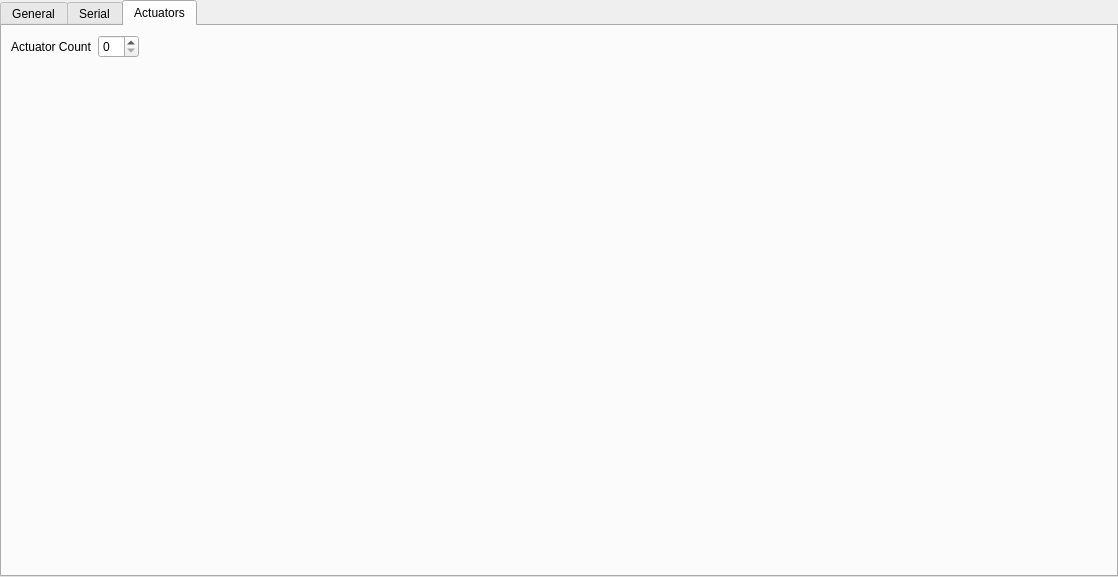
<?xml version="1.0" encoding="UTF-8"?>
<ui version="4.0">
 <class>ArduMYControllerWidget</class>
 <widget class="QWidget" name="ArduMYControllerWidget">
  <property name="geometry">
   <rect>
    <x>0</x>
    <y>0</y>
    <width>1118</width>
    <height>577</height>
   </rect>
  </property>
  <property name="windowTitle">
   <string>Form</string>
  </property>
  <widget class="QTabWidget" name="tabWidget">
   <property name="geometry">
    <rect>
     <x>0</x>
     <y>0</y>
     <width>1118</width>
     <height>577</height>
    </rect>
   </property>
   <property name="currentIndex">
    <number>2</number>
   </property>
   <widget class="QWidget" name="tabGeneral">
    <attribute name="title">
     <string>General</string>
    </attribute>
    <layout class="QGridLayout" name="gridLayout_3">
     <item row="0" column="0" colspan="5">
      <widget class="QLabel" name="label">
       <property name="text">
        <string>&lt;h1&gt;ArduMY™ Controller version 1.0&lt;/h1&gt;
&lt;p&gt;This is the native Arduino© based controller for OctoMY™&lt;/p&gt;
&lt;p&gt;You will find full documentation for it &lt;a href=&quot;http://www.octomy.org/documentation/development/architectual-overview/ardumy&quot; &gt;here&lt;/a&gt;&lt;/p&gt;
&lt;h2&gt;Quick guide&lt;/h2&gt;
&lt;ol&gt;
&lt;li&gt;Get a &lt;a href=&quot;http://www.octomy.org/documentation/development/architectual-overview/ardumy&quot; &gt;compatible&lt;/a&gt; Arduino© board.&lt;/li&gt;
&lt;li&gt;Go &lt;a href=&quot;http://www.octomy.org/documentation/development/architectual-overview/ardumy&quot; &gt;download&lt;/a&gt;, compile and upload latest version of ArduMY™ on your board .&lt;/li&gt;
&lt;li&gt;Connect your board to this Agent via USB/Serial cable or pair with Bluetooth.&lt;/li&gt;
&lt;li&gt;Go the Serial tab and configure serial parameters. NOTE: The green serial status light on general tab should light up when it is working.&lt;/li&gt;
&lt;li&gt;Go the Actuators tab and configure the actuatuators you will be using for your robot. Remember to give them meaningful names.&lt;/li&gt;
&lt;li&gt;You are now ready to start using this agent!&lt;/li&gt;
&lt;/ol&gt;</string>
       </property>
       <property name="openExternalLinks">
        <bool>true</bool>
       </property>
      </widget>
     </item>
     <item row="1" column="1">
      <widget class="LightWidget" name="widgetSerialStatus" native="true">
       <property name="sizePolicy">
        <sizepolicy hsizetype="Minimum" vsizetype="Minimum">
         <horstretch>0</horstretch>
         <verstretch>0</verstretch>
        </sizepolicy>
       </property>
       <property name="minimumSize">
        <size>
         <width>30</width>
         <height>30</height>
        </size>
       </property>
      </widget>
     </item>
     <item row="2" column="1">
      <widget class="LightWidget" name="widgetActuatorStatus" native="true">
       <property name="sizePolicy">
        <sizepolicy hsizetype="Minimum" vsizetype="Minimum">
         <horstretch>0</horstretch>
         <verstretch>0</verstretch>
        </sizepolicy>
       </property>
       <property name="minimumSize">
        <size>
         <width>30</width>
         <height>30</height>
        </size>
       </property>
      </widget>
     </item>
     <item row="3" column="0">
      <spacer name="horizontalSpacer">
       <property name="orientation">
        <enum>Qt::Horizontal</enum>
       </property>
       <property name="sizeHint" stdset="0">
        <size>
         <width>292</width>
         <height>20</height>
        </size>
       </property>
      </spacer>
     </item>
     <item row="3" column="2">
      <widget class="QLabel" name="label_2">
       <property name="text">
        <string>Board:</string>
       </property>
       <property name="alignment">
        <set>Qt::AlignRight|Qt::AlignTrailing|Qt::AlignVCenter</set>
       </property>
      </widget>
     </item>
     <item row="3" column="3">
      <widget class="QLabel" name="labelBoardType">
       <property name="text">
        <string>N/A</string>
       </property>
      </widget>
     </item>
     <item row="3" column="4">
      <spacer name="horizontalSpacer_2">
       <property name="orientation">
        <enum>Qt::Horizontal</enum>
       </property>
       <property name="sizeHint" stdset="0">
        <size>
         <width>292</width>
         <height>20</height>
        </size>
       </property>
      </spacer>
     </item>
     <item row="4" column="2">
      <widget class="QLabel" name="label_4">
       <property name="text">
        <string>Version:</string>
       </property>
       <property name="alignment">
        <set>Qt::AlignRight|Qt::AlignTrailing|Qt::AlignVCenter</set>
       </property>
      </widget>
     </item>
     <item row="4" column="3">
      <widget class="QLabel" name="labelBoardVersion">
       <property name="text">
        <string>N/A</string>
       </property>
      </widget>
     </item>
     <item row="5" column="0" colspan="5">
      <spacer name="verticalSpacer">
       <property name="orientation">
        <enum>Qt::Vertical</enum>
       </property>
       <property name="sizeHint" stdset="0">
        <size>
         <width>20</width>
         <height>211</height>
        </size>
       </property>
      </spacer>
     </item>
     <item row="2" column="2" colspan="2">
      <widget class="QPushButton" name="pushButtonConfigureActuators">
       <property name="text">
        <string>Configure Actuators</string>
       </property>
      </widget>
     </item>
     <item row="1" column="2" colspan="2">
      <widget class="QPushButton" name="pushButtonConfigureSerial">
       <property name="text">
        <string>Configure Serial</string>
       </property>
      </widget>
     </item>
    </layout>
    <zorder>labelBoardType</zorder>
    <zorder>label_4</zorder>
    <zorder>labelBoardVersion</zorder>
    <zorder>verticalSpacer</zorder>
    <zorder>horizontalSpacer</zorder>
    <zorder>horizontalSpacer_2</zorder>
    <zorder>label</zorder>
    <zorder>label_2</zorder>
    <zorder>widgetSerialStatus</zorder>
    <zorder>pushButtonConfigureSerial</zorder>
    <zorder>pushButtonConfigureActuators</zorder>
    <zorder>widgetActuatorStatus</zorder>
   </widget>
   <widget class="QWidget" name="tabSerial">
    <attribute name="title">
     <string>Serial</string>
    </attribute>
    <layout class="QGridLayout" name="gridLayout_5">
     <item row="0" column="0">
      <widget class="SerialSettingsWidget" name="widgetSerialSettings" native="true"/>
     </item>
    </layout>
   </widget>
   <widget class="QWidget" name="tabActuators">
    <attribute name="title">
     <string>Actuators</string>
    </attribute>
    <layout class="QGridLayout" name="gridLayout_2">
     <item row="1" column="0">
      <widget class="ActuatorControlWidget" name="widgetActuatorControl" native="true">
       <property name="sizePolicy">
        <sizepolicy hsizetype="Expanding" vsizetype="Expanding">
         <horstretch>0</horstretch>
         <verstretch>0</verstretch>
        </sizepolicy>
       </property>
      </widget>
     </item>
     <item row="0" column="0">
      <layout class="QHBoxLayout" name="horizontalLayout">
       <item>
        <widget class="QLabel" name="label_3">
         <property name="text">
          <string>Actuator Count</string>
         </property>
        </widget>
       </item>
       <item>
        <widget class="QSpinBox" name="spinBoxActuatorCount"/>
       </item>
       <item>
        <spacer name="horizontalSpacer_3">
         <property name="orientation">
          <enum>Qt::Horizontal</enum>
         </property>
         <property name="sizeHint" stdset="0">
          <size>
           <width>40</width>
           <height>20</height>
          </size>
         </property>
        </spacer>
       </item>
      </layout>
     </item>
    </layout>
   </widget>
  </widget>
 </widget>
 <customwidgets>
  <customwidget>
   <class>LightWidget</class>
   <extends>QWidget</extends>
   <header location="global">widgets/LightWidget.hpp</header>
   <container>1</container>
  </customwidget>
  <customwidget>
   <class>ActuatorControlWidget</class>
   <extends>QWidget</extends>
   <header>widgets/ActuatorControlWidget.hpp</header>
   <container>1</container>
  </customwidget>
  <customwidget>
   <class>SerialSettingsWidget</class>
   <extends>QWidget</extends>
   <header location="global">hw/actuators/SerialSettingsWidget.hpp</header>
   <container>1</container>
  </customwidget>
 </customwidgets>
 <resources/>
 <connections/>
</ui>
